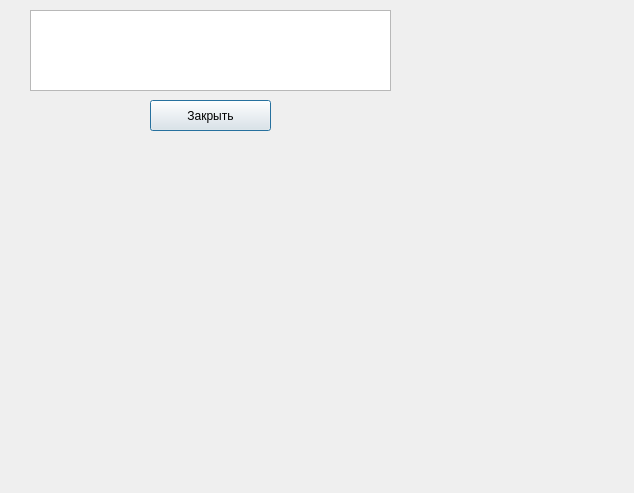
<?xml version="1.0" encoding="UTF-8"?>
<ui version="4.0">
 <class>errorInfoDialog</class>
 <widget class="QDialog" name="errorInfoDialog">
  <property name="geometry">
   <rect>
    <x>0</x>
    <y>0</y>
    <width>634</width>
    <height>493</height>
   </rect>
  </property>
  <property name="windowTitle">
   <string>Dialog</string>
  </property>
  <widget class="QPushButton" name="pushButton">
   <property name="geometry">
    <rect>
     <x>150</x>
     <y>100</y>
     <width>121</width>
     <height>31</height>
    </rect>
   </property>
   <property name="text">
    <string>Закрыть</string>
   </property>
  </widget>
  <widget class="QTextBrowser" name="textBrowser">
   <property name="geometry">
    <rect>
     <x>30</x>
     <y>10</y>
     <width>361</width>
     <height>81</height>
    </rect>
   </property>
  </widget>
 </widget>
 <resources/>
 <connections>
  <connection>
   <sender>pushButton</sender>
   <signal>clicked()</signal>
   <receiver>errorInfoDialog</receiver>
   <slot>accept()</slot>
   <hints>
    <hint type="sourcelabel">
     <x>240</x>
     <y>110</y>
    </hint>
    <hint type="destinationlabel">
     <x>279</x>
     <y>93</y>
    </hint>
   </hints>
  </connection>
 </connections>
</ui>
